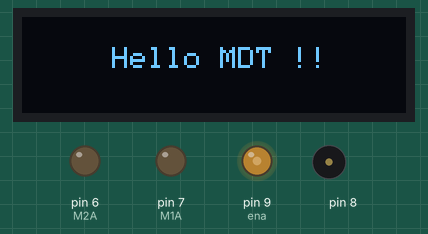
Recording of a sketch running on a simulated Arduino Uno, built with avr-gcc and run on an emulated ATmega328P. Parts: 128×32 one-colour display, output pins drawn as LEDs (lit = HIGH), buzzer (waves = sounding). What the sketch prints to the serial monitor is not drawn.

Above: at 5.0 s.
Timing chart, 0 to 8.0 s (numbered marks = the images above):
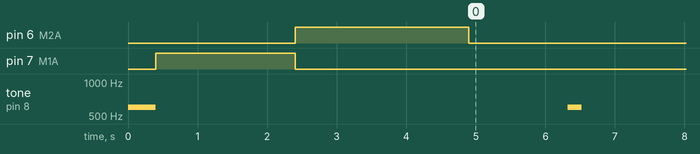

The sketch:

PEXAM.ino
```cpp
#include <SPI.h>
#include <Wire.h>
#include <Adafruit_GFX.h>
#include <Adafruit_SSD1306.h>


const int M1A = 7;
const int M2A =6;
const int ena = 9;

Adafruit_SSD1306 display = Adafruit_SSD1306(128,32,&Wire);

void setup(){
    Serial.begin(9600);
    pinMode(8,OUTPUT);
    tone(8,600);
    delay(400);
    noTone(8);

    Serial.println("Hello MDT !!!"); //2

    pinMode(M1A, OUTPUT);
    pinMode(M2A, OUTPUT);
    pinMode(ena, OUTPUT);

    analogWrite (ena,100);
    digitalWrite (M1A,1);
    digitalWrite (M2A,0);
    Serial.println("Turn CCW");
    delay(2000);
    digitalWrite (M1A,0);
    digitalWrite (M2A,0); //3

    analogWrite (ena,100);
    digitalWrite (M1A,0);
    digitalWrite (M2A,1);
    Serial.println("Turn CW");
    delay(2500);
    digitalWrite (M1A,0);
    digitalWrite (M2A,0); //4


    display.begin(0x3C);
    display.clearDisplay();
    display.display();


    display.setCursor(30,10);
    display.setTextColor(1);
    display.setTextSize(1);
    display.println("Hello MDT !!");
      display.display();
      delay(1000);
      display.clearDisplay();
      display.display(); //5

      delay(350);
      tone(8,600);
      delay(200);
      noTone(8); //6


}

void loop(){


}
```
